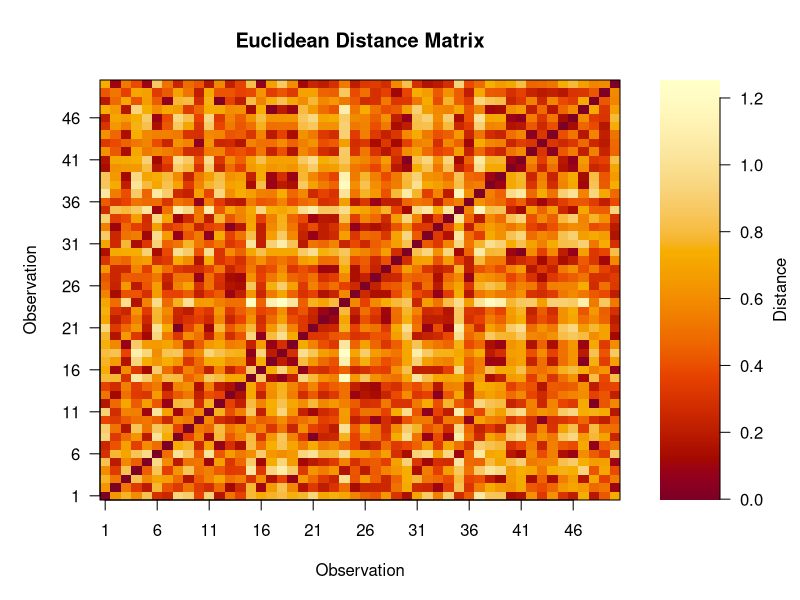

Reproduce this figure in R.
## ---- chunk 1
# Set the seed for reproducibility
set.seed(123)

# Generate 50 2D random vectors = 100 standard uniform values
# Store in a 50 x 2 matrix
X <- matrix(data = runif(n = 100, min = 0, max = 1),
            nrow = 50,
            ncol = 2)

dist_mat <- dist(x = X, method = "euclidean")
dist_matrix <- as.matrix(dist_mat, nrow = nrow(X), ncol = ncol(X))

# Create layout with space for legend
layout(matrix(c(1, 2), nrow = 1), widths = c(4, 1))

# Adjust margins for main plot (bottom, left, top, right)
par(mar = c(5, 5, 4, 1))

# Main plot with custom palette
n_colors <- 256
colors <- hcl.colors(n_colors, palette = "YlOrRd")

image(x = 1:nrow(dist_matrix),
      y = 1:ncol(dist_matrix),
      z = dist_matrix,
      col = colors,
      xlab = "Observation",
      ylab = "Observation",
      main = "Euclidean Distance Matrix",
      axes = FALSE)
axis(1, at = seq(1, 50, by = 5))
axis(2, at = seq(1, 50, by = 5), las = 1)
box()

# Color bar legend with matching colors
par(mar = c(5, 1, 4, 4))
legend_values <- seq(min(dist_matrix), max(dist_matrix), length.out = n_colors)
image(x = 1, 
      y = legend_values, 
      z = matrix(legend_values, nrow = 1),
      col = colors, 
      axes = FALSE, 
      xlab = "", 
      ylab = "")
axis(4, las = 1)
mtext("Distance", side = 4, line = 2.5)
